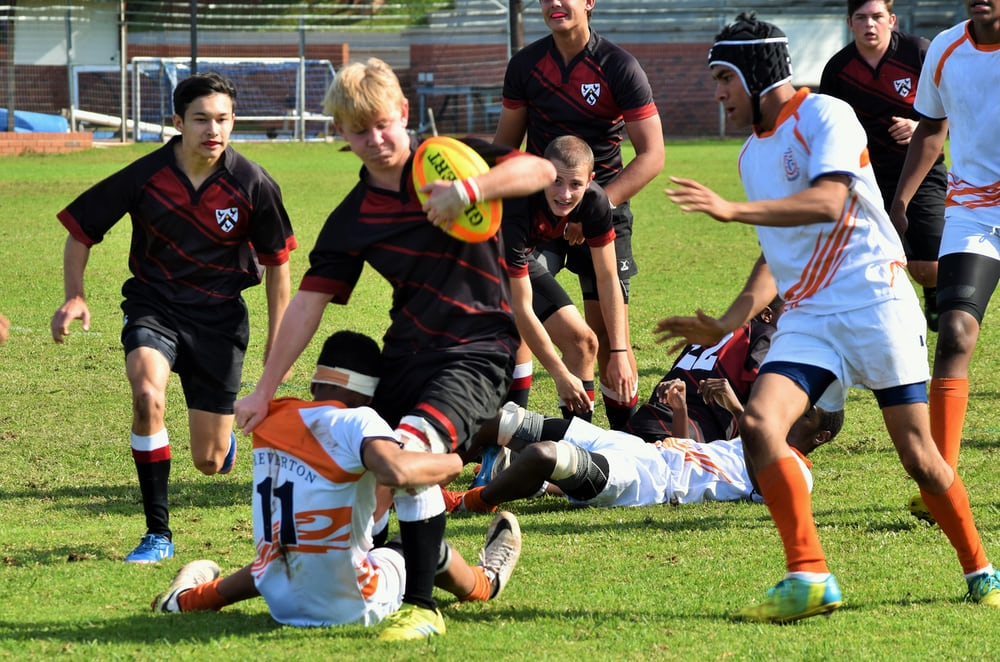
#> input picture assets/game.jfif, 1000 x 662 px
$ python code7.py
#> lines starting #> are read from the running program, lines starting #| are printed output that depends on the picture; pictures that were not available may be replaced by others from this repository, and a replacement may not be noted
# object detection

import numpy as np
import cv2

img = cv2.resize(cv2.imread('assets/game.jfif', 0), (0, 0), fx = 0.75, fy = 0.75)
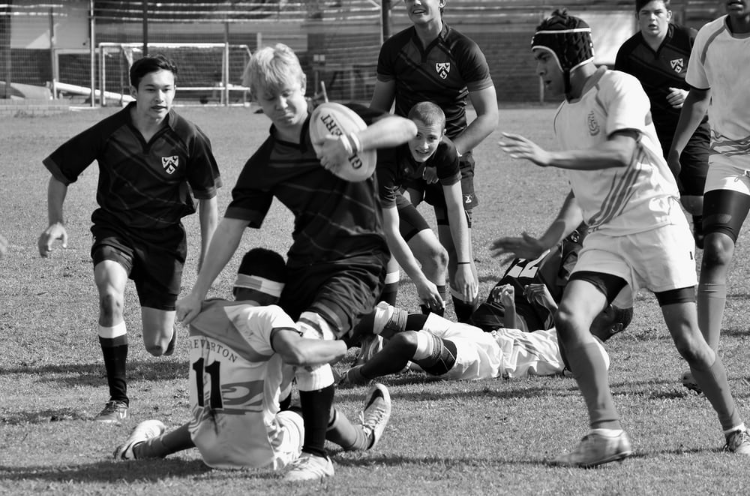
#> img: shape (496, 750); min 0, max 255, mean 112.1
template = cv2.resize(cv2.imread('assets/ball.jpg', 0), (0, 0), fx = 0.75, fy = 0.75)
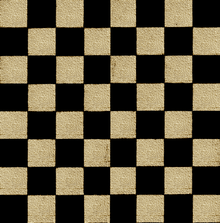
#> input picture assets/chess.png, 220 x 223 px, given in place of ball.jpg, which was not available
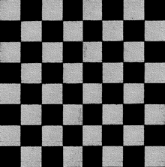
#> template: shape (167, 165); min 0, max 209, mean 85.1
h, w = template.shape
#> h = 167; w = 165

methods = [cv2.TM_CCOEFF, cv2.TM_CCOEFF_NORMED, cv2.TM_CCORR, cv2.TM_CCORR_NORMED, cv2.TM_SQDIFF, cv2.TM_SQDIFF_NORMED]

for method in methods:
	img2 = img.copy()

	result = cv2.matchTemplate(img2, template, method)
	min_val, max_val, min_loc, max_loc = cv2.minMaxLoc(result)
	print(min_loc, max_loc)
	if method in [cv2.TM_SQDIFF, cv2.TM_SQDIFF_NORMED]:
		location = min_loc
	else:
		location = max_loc

	bottom_right = (location[0] + w, location[1] + h)
	cv2.rectangle(img2, location, bottom_right, 225, 5)
	cv2.imshow('Match', img2)
	cv2.waitKey(0)
	cv2.destroyAllWindows()
#> this loop made 6 passes
#> (min_val, max_val, min_loc, location, bottom_right) on passes 1 to 4: (-20134538, 21020042, (494, 180), (261, 265), (426, 432)), (-0.135, 0.121, (494, 180), (480, 132), (645, 299)), (122915360, 348648576, (255, 156), (452, 329), (617, 496)), (0.415, 0.688, (255, 158), (500, 110), (665, 277))
#> (min_val, max_val, max_loc, location, bottom_right) on passes 5 to 6: (285992416, 427921984, (585, 28), (394, 0), (559, 167)), (0.65, 1, (313, 26), (480, 132), (645, 299))
#| (494, 180) (261, 265)
#| (494, 180) (480, 132)
#| (255, 156) (452, 329)
#| (255, 158) (500, 110)
#| (394, 0) (585, 28)
#| (480, 132) (313, 26)
#> pass 1, `result = cv2.matchTemplate(img2, template, method)`:
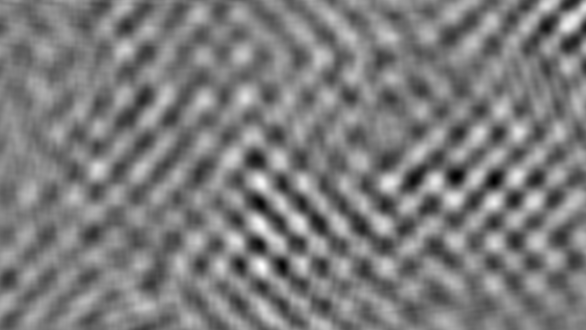
#> result: shape (330, 586) float32; min -20134538, max 21020042, mean -2236.9; drawn with min black and max white
#> pass 1, `cv2.imshow('Match', img2)`:
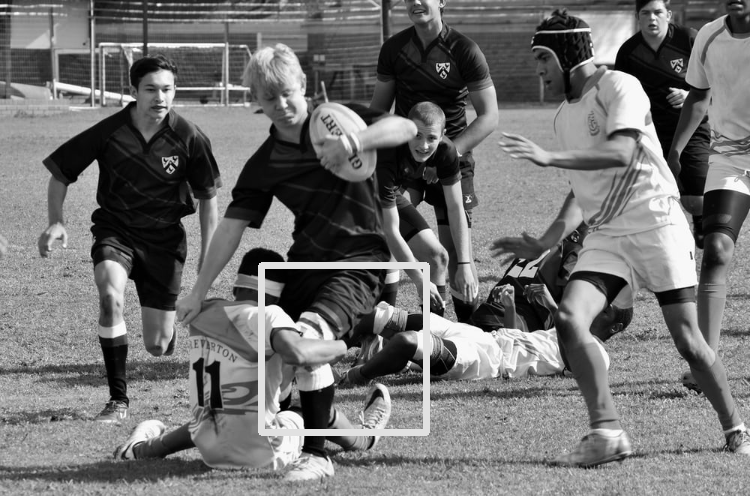
#> window 'Match': shape (496, 750); min 0, max 255, mean 113.5
#> pass 2, `cv2.imshow('Match', img2)`:
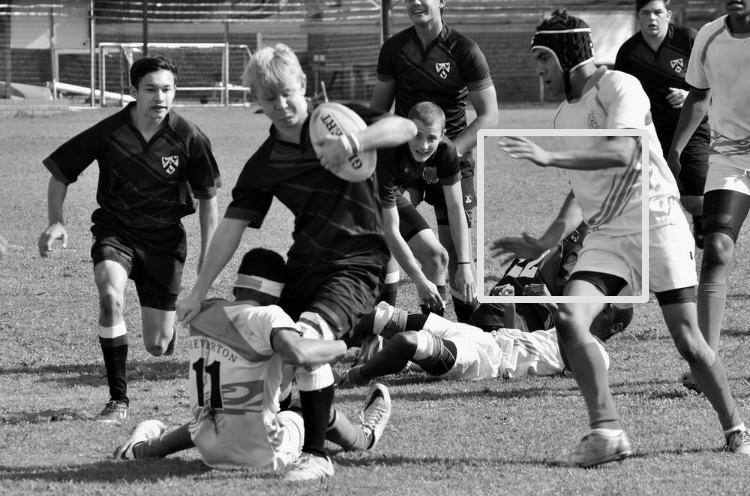
#> window 'Match': shape (496, 750); min 0, max 255, mean 113.1
#> after the loop:
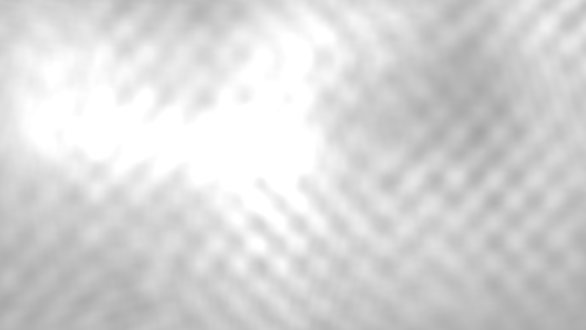
#> result: shape (330, 586) float32; min 0.65, max 1, mean 0.847
